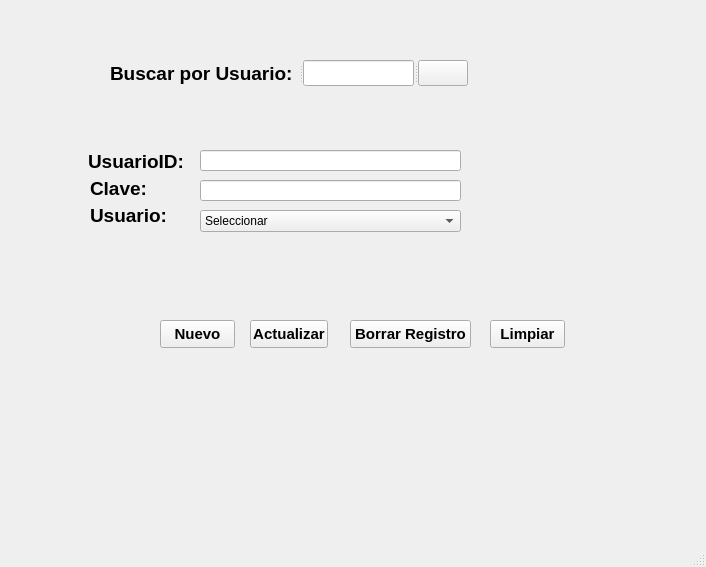
<?xml version="1.0" encoding="UTF-8"?>
<ui version="4.0">
 <class>vtnPrincipal</class>
 <widget class="QMainWindow" name="vtnPrincipal">
  <property name="geometry">
   <rect>
    <x>0</x>
    <y>0</y>
    <width>706</width>
    <height>567</height>
   </rect>
  </property>
  <property name="windowTitle">
   <string>Sistema de Gestion del Personal</string>
  </property>
  <widget class="QWidget" name="centralwidget">
   <widget class="QPushButton" name="btnNuevo">
    <property name="geometry">
     <rect>
      <x>160</x>
      <y>320</y>
      <width>75</width>
      <height>28</height>
     </rect>
    </property>
    <property name="font">
     <font>
      <pointsize>11</pointsize>
      <bold>true</bold>
     </font>
    </property>
    <property name="text">
     <string>Nuevo</string>
    </property>
   </widget>
   <widget class="QPushButton" name="btnLimpiar">
    <property name="geometry">
     <rect>
      <x>490</x>
      <y>320</y>
      <width>75</width>
      <height>28</height>
     </rect>
    </property>
    <property name="font">
     <font>
      <pointsize>11</pointsize>
      <bold>true</bold>
     </font>
    </property>
    <property name="text">
     <string>Limpiar</string>
    </property>
   </widget>
   <widget class="QPushButton" name="btnBorrarRegistro">
    <property name="geometry">
     <rect>
      <x>350</x>
      <y>320</y>
      <width>121</width>
      <height>28</height>
     </rect>
    </property>
    <property name="font">
     <font>
      <pointsize>11</pointsize>
      <bold>true</bold>
     </font>
    </property>
    <property name="text">
     <string>Borrar Registro</string>
    </property>
   </widget>
   <widget class="QPushButton" name="btnActualizar">
    <property name="geometry">
     <rect>
      <x>250</x>
      <y>320</y>
      <width>78</width>
      <height>28</height>
     </rect>
    </property>
    <property name="font">
     <font>
      <pointsize>11</pointsize>
      <bold>true</bold>
     </font>
    </property>
    <property name="text">
     <string>Actualizar</string>
    </property>
   </widget>
   <widget class="QSplitter" name="splitter_3">
    <property name="geometry">
     <rect>
      <x>110</x>
      <y>60</y>
      <width>358</width>
      <height>26</height>
     </rect>
    </property>
    <property name="orientation">
     <enum>Qt::Orientation::Horizontal</enum>
    </property>
    <widget class="QLabel" name="lbBuscarUsuario">
     <property name="font">
      <font>
       <pointsize>14</pointsize>
       <bold>true</bold>
      </font>
     </property>
     <property name="text">
      <string>Buscar por Usuario:</string>
     </property>
    </widget>
    <widget class="QLineEdit" name="txtBuscarUsuario">
     <property name="maxLength">
      <number>20</number>
     </property>
    </widget>
    <widget class="QPushButton" name="btnBuscarUsuario">
     <property name="font">
      <font>
       <pointsize>11</pointsize>
       <bold>true</bold>
      </font>
     </property>
     <property name="text">
      <string/>
     </property>
     <property name="icon">
      <iconset theme="QIcon::ThemeIcon::EditFind"/>
     </property>
    </widget>
   </widget>
   <widget class="QComboBox" name="cbUsuario">
    <property name="geometry">
     <rect>
      <x>200</x>
      <y>210</y>
      <width>261</width>
      <height>22</height>
     </rect>
    </property>
    <item>
     <property name="text">
      <string>Seleccionar</string>
     </property>
    </item>
    <item>
     <property name="text">
      <string>Administrador</string>
     </property>
    </item>
    <item>
     <property name="text">
      <string>Operador</string>
     </property>
    </item>
    <item>
     <property name="text">
      <string>Invitado</string>
     </property>
    </item>
   </widget>
   <widget class="QLabel" name="lbUsuario">
    <property name="geometry">
     <rect>
      <x>90</x>
      <y>204</y>
      <width>79</width>
      <height>22</height>
     </rect>
    </property>
    <property name="font">
     <font>
      <pointsize>14</pointsize>
      <bold>true</bold>
     </font>
    </property>
    <property name="text">
     <string>Usuario:</string>
    </property>
   </widget>
   <widget class="QLabel" name="lbClave">
    <property name="geometry">
     <rect>
      <x>90</x>
      <y>177</y>
      <width>91</width>
      <height>22</height>
     </rect>
    </property>
    <property name="font">
     <font>
      <pointsize>14</pointsize>
      <bold>true</bold>
     </font>
    </property>
    <property name="text">
     <string>Clave:</string>
    </property>
   </widget>
   <widget class="QLabel" name="lbUsuarioid">
    <property name="geometry">
     <rect>
      <x>88</x>
      <y>150</y>
      <width>101</width>
      <height>22</height>
     </rect>
    </property>
    <property name="font">
     <font>
      <pointsize>14</pointsize>
      <bold>true</bold>
     </font>
    </property>
    <property name="text">
     <string>UsuarioID:</string>
    </property>
   </widget>
   <widget class="QLineEdit" name="txtUsuarioid">
    <property name="geometry">
     <rect>
      <x>200</x>
      <y>150</y>
      <width>261</width>
      <height>21</height>
     </rect>
    </property>
    <property name="maxLength">
     <number>10</number>
    </property>
   </widget>
   <widget class="QLineEdit" name="txtClave">
    <property name="geometry">
     <rect>
      <x>200</x>
      <y>180</y>
      <width>261</width>
      <height>21</height>
     </rect>
    </property>
    <property name="maxLength">
     <number>50</number>
    </property>
   </widget>
  </widget>
  <widget class="QMenuBar" name="menubar">
   <property name="geometry">
    <rect>
     <x>0</x>
     <y>0</y>
     <width>706</width>
     <height>22</height>
    </rect>
   </property>
  </widget>
  <widget class="QStatusBar" name="statusbar"/>
 </widget>
 <resources/>
 <connections/>
</ui>
